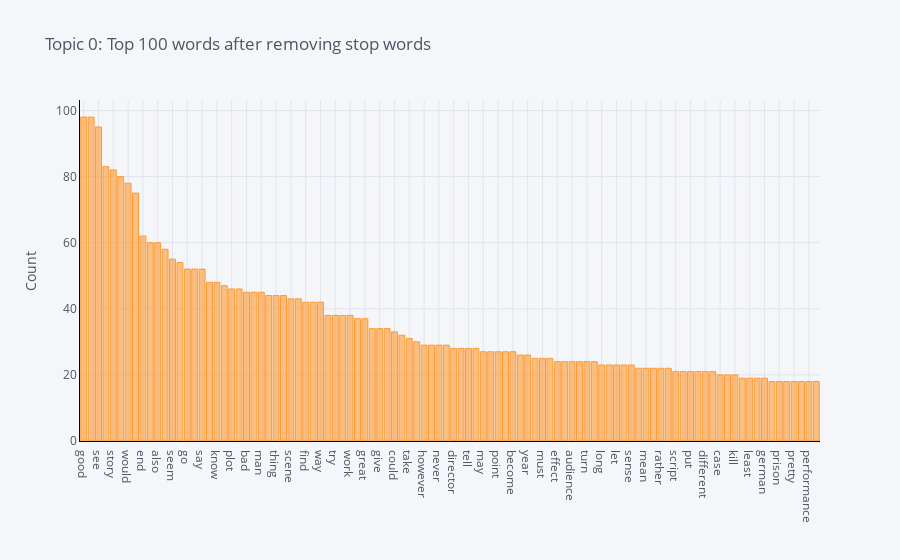

Here is the notebook cell this chart was saved with:
### Code cell
plot_model(model=lda, plot = 'frequency', topic_num = 'Topic 0')

### Figure 1 — Plotly figure (JSON) as saved in the notebook; plotly's stock layout.template omitted (floating-point values rounded to 4 significant figures)
{"data": [{"marker": {"color": "rgba(255, 153, 51, 0.6)", "line": {"color": "rgba(255, 153, 51, 1.0)", "width": 1}}, "name": "count", "orientation": "v", "text": "", "type": "bar", "x": ["good", "character", "see", "well", "story", "even", "would", "time", "end", "look", "also", "show", "seem", "think", "go", "feel", "say", "really", "know", "come", "plot", "much", "bad", "make", "man", "life", "thing", "use", "scene", "first", "find", "many", "way", "horror", "try", "watch", "work", "people", "great", "little", "give", "action", "could", "act", "take", "start", "however", "play", "never", "want", "director", "real", "tell", "interesting", "may", "part", "point", "quite", "become", "almost", "year", "enough", "must", "leave", "effect", "fan", "audience", "right", "turn", "actor", "long", "set", "let", "fact", "sense", "mind", "mean", "human", "rather", "back", "script", "place", "put", "last", "different", "dead", "case", "minute", "kill", "short", "least", "reality", "german", "shoot", "prison", "attempt", "pretty", "still", "performance", "maybe"], "y": [98, 98, 95, 83, 82, 80, 78, 75, 62, 60, 60, 58, 55, 54, 52, 52, 52, 48, 48, 47, 46, 46, 45, 45, 45, 44, 44, 44, 43, 43, 42, 42, 42, 38, 38, 38, 38, 37, 37, 34, 34, 34, 33, 32, 31, 30, 29, 29, 29, 29, 28, 28, 28, 28, 27, 27, 27, 27, 27, 26, 26, 25, 25, 25, 24, 24, 24, 24, 24, 24, 23, 23, 23, 23, 23, 22, 22, 22, 22, 22, 21, 21, 21, 21, 21, 21, 20, 20, 20, 19, 19, 19, 19, 18, 18, 18, 18, 18, 18, 18]}], "layout": {"legend": {"bgcolor": "#F5F6F9", "font": {"color": "#4D5663"}}, "paper_bgcolor": "#F5F6F9", "plot_bgcolor": "#F5F6F9", "title": {"font": {"color": "#4D5663"}, "text": "Topic 0: Top 100 words after removing stop words"}, "xaxis": {"gridcolor": "#E1E5ED", "linecolor": "black", "showgrid": true, "tickfont": {"color": "#4D5663"}, "title": {"font": {"color": "#4D5663"}, "text": ""}, "zerolinecolor": "#E1E5ED"}, "yaxis": {"gridcolor": "#E1E5ED", "linecolor": "black", "showgrid": true, "tickfont": {"color": "#4D5663"}, "title": {"font": {"color": "#4D5663"}, "text": "Count"}, "zerolinecolor": "#E1E5ED"}}}
